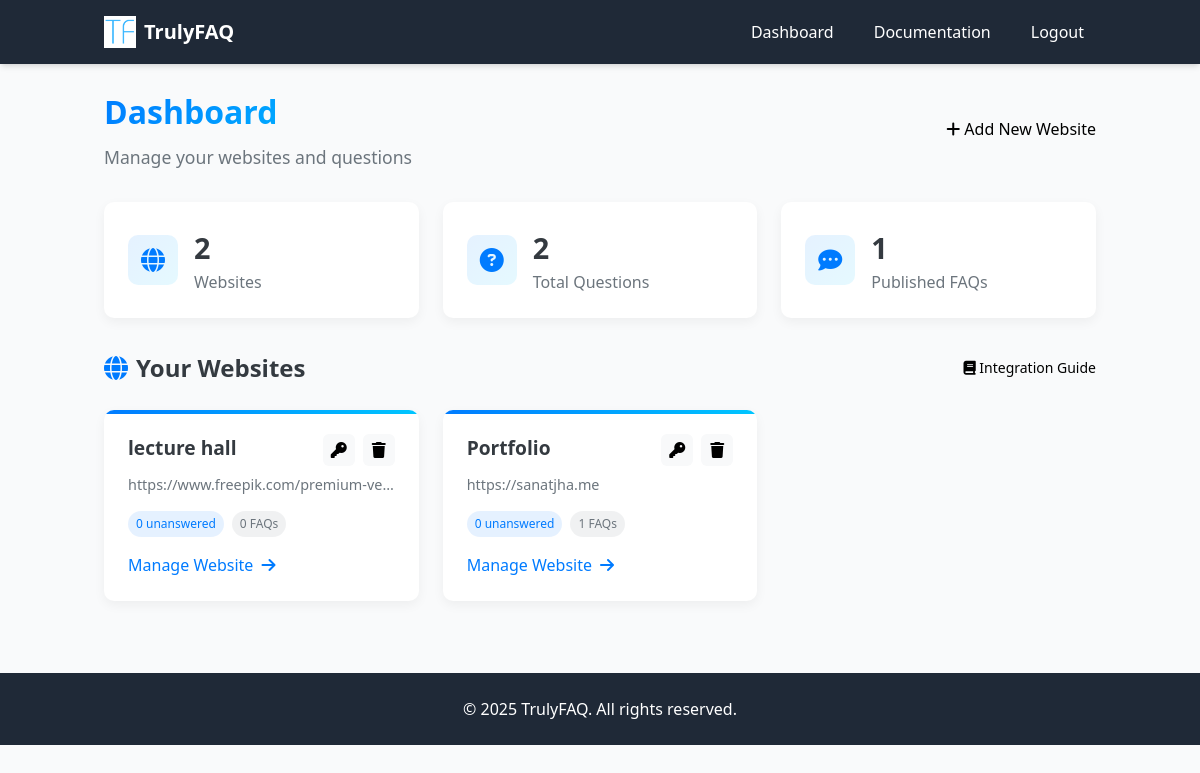
The page /accounts/dashboard/ (signed in) on the database its author committed.
### truelyfaq/accounts/models.py (models this page shows, shortened)
class Website(models.Model):
    owner = models.ForeignKey(User, on_delete=models.CASCADE, related_name='websites')
    name = models.CharField(max_length=255)
    url = models.URLField()
    api_key = models.CharField(max_length=64, unique=True, blank=True)
    created_at = models.DateTimeField(auto_now_add=True)
    updated_at = models.DateTimeField(auto_now=True)

### truelyfaq/accounts/views.py (the view)
# urls.py: path('dashboard/', views.dashboard, name='dashboard'),
@login_required
def dashboard(request):
    if request.method == 'POST':
        form = WebsiteForm(request.POST)
        if form.is_valid():
            website = form.save(commit=False)
            website.owner = request.user
            website.save()
            messages.success(request, f'Website "{website.name}" created successfully!')
            return redirect('dashboard')
        else:
            messages.error(request, 'There was an error creating your website. Please check the form.')
    else:
        form = WebsiteForm()
    websites = Website.objects.filter(owner=request.user)
    total_questions = Question.objects.filter(website__in=websites).count()
    total_faqs = FAQ.objects.filter(website__in=websites).count()
    for website in websites:
        website.unanswered_count = Question.objects.filter(
            website=website,
            is_answered=False
        ).count()
        website.faq_count = FAQ.objects.filter(website=website).count()
    context = {
        'websites': websites,
        'total_questions': total_questions,
        'total_faqs': total_faqs,
        'form': form,  # Include the form in the context
    }
    return render(request, 'accounts/dashboard.html', context)

### templates/accounts/dashboard.html (shortened to what this page needs)
{% extends 'base.html' %}
{% block content %}
<link rel="stylesheet" href="https://cdnjs.cloudflare.com/ajax/libs/font-awesome/6.7.2/css/all.min.css" />
<div class="dashboard-header">
    <div class="dashboard-title">
        <h1>Dashboard</h1>
        <p>Manage your websites and questions</p>
    </div>
    <div class="dashboard-actions">
        <button id="addWebsiteBtn" class="btn btn-primary">
            <i class="fas fa-plus"></i> Add New Website
        </button>
    </div>
</div>
<div class="dashboard-stats">
    <div class="stat-card">
        <div class="stat-icon">
            <i class="fas fa-globe"></i>
        </div>
        <div class="stat-content">
            <h3>{{ websites|length }}</h3>
            <p>Websites</p>
        </div>
    </div>
    <div class="stat-card">
        <div class="stat-icon">
            <i class="fas fa-question-circle"></i>
        </div>
        <div class="stat-content">
            <h3>{{ total_questions }}</h3>
            <p>Total Questions</p>
        </div>
    </div>
    <div class="stat-card">
        <div class="stat-icon">
            <i class="fas fa-comment-dots"></i>
        </div>
        <div class="stat-content">
            <h3>{{ total_faqs }}</h3>
            <p>Published FAQs</p>
        </div>
    </div>
</div>
<div class="dashboard-main">
    <div class="websites-container">
        <div class="section-header">
            <h2><i class="fas fa-globe"></i> Your Websites</h2>
            <a href="/documentation#api" class="text-sm">
                <i class="fas fa-book"></i> Integration Guide
            </a>
        </div>
        {% if websites %}
            <div class="websites-grid">
                {% for website in websites %}
                    <div class="website-card">
                        <div class="website-header">
                            <h3>{{ website.name }}</h3>
                            <div class="website-actions">
                                <button class="btn-icon" title="Copy API Key" onclick="copyApiKey('{{ website.api_key }}')">
                                    <i class="fas fa-key"></i>
                                </button>
                                <button class="btn-icon" title="Delete Website" onclick="confirmDelete('{{ website.id }}', '{{ website.name|escapejs }}')">
                                    <i class="fas fa-trash"></i>
                                </button>
                            </div>
                        </div>
                        <p class="website-url">{{ website.url }}</p>
                        <div class="website-stats">
                            <span class="badge badge-primary">
                                {{ website.unanswered_count }} unanswered
                            </span>
                            <span class="badge badge-secondary">
                                {{ website.faq_count|default:0 }} FAQs
                            </span>
                        </div>
                        <a href="{% url 'website_detail' website.id %}" class="website-link">
                            Manage Website <i class="fas fa-arrow-right"></i>
                        </a>
                    </div>
                {% endfor %}
            </div>
        {% endif %}
    </div>
</div>
{% endblock %}

### templates/accounts/dashboard.html (style rules this page uses)
.dashboard-header { display: flex; justify-content: space-between; align-items: center; margin-bottom: 2rem; }
.dashboard-title h1 { font-size: 2rem; font-weight: 700; margin-bottom: 0.5rem; background: linear-gradient(135deg, #007bff, #00c6ff); -webkit-background-clip: text; background-clip: text; color: transparent; }
.dashboard-title p { color: #6c757d; font-size: 1.1rem; }
.dashboard-actions { display: flex; gap: 1rem; }
.dashboard-stats { display: grid; grid-template-columns: repeat(auto-fit, minmax(200px, 1fr)); gap: 1.5rem; margin-bottom: 2rem; }
.stat-card { background: white; border-radius: 10px; box-shadow: 0 4px 12px rgba(0,0,0,0.05); padding: 1.5rem; display: flex; align-items: center; transition: transform 0.3s ease, box-shadow 0.3s ease; }
.stat-icon { width: 50px; height: 50px; border-radius: 10px; background: linear-gradient(135deg, rgba(0,123,255,0.1), rgba(0,198,255,0.1)); display: flex; align-items: center; justify-content: center; margin-right: 1rem; }
.stat-icon i { font-size: 1.5rem; color: #007bff; }
.stat-content h3 { font-size: 1.8rem; font-weight: 700; margin: 0; color: #343a40; }
.stat-content p { color: #6c757d; margin: 0; }
.dashboard-main { display: grid; gap: 2rem; }
.section-header { display: flex; justify-content: space-between; align-items: center; margin-bottom: 1.5rem; }
.section-header h2 { font-size: 1.5rem; font-weight: 600; color: #343a40; display: flex; align-items: center; }
.section-header h2 i { margin-right: 0.5rem; color: #007bff; }
.websites-grid { display: grid; grid-template-columns: repeat(auto-fill, minmax(300px, 1fr)); gap: 1.5rem; }
.website-card { background: white; border-radius: 10px; box-shadow: 0 4px 12px rgba(0,0,0,0.05); padding: 1.5rem; transition: transform 0.3s ease, box-shadow 0.3s ease; position: relative; overflow: hidden; }
.website-card::before { content: ''; position: absolute; top: 0; left: 0; width: 100%; height: 4px; background: linear-gradient(90deg, #007bff, #00c6ff); }
.website-header { display: flex; justify-content: space-between; align-items: flex-start; margin-bottom: 0.5rem; }
.website-header h3 { font-size: 1.2rem; font-weight: 600; margin: 0; color: #343a40; }
.website-actions { display: flex; gap: 0.5rem; }
.btn-icon { width: 32px; height: 32px; border-radius: 6px; background: #f8f9fa; border: none; display: flex; align-items: center; justify-content: center; cursor: pointer; transition: all 0.2s ease; }
.website-url { color: #6c757d; font-size: 0.9rem; margin-bottom: 1rem; white-space: nowrap; overflow: hidden; text-overflow: ellipsis; }
.website-stats { display: flex; gap: 0.5rem; margin-bottom: 1rem; }
.badge { font-size: 0.75rem; padding: 0.25rem 0.5rem; border-radius: 20px; font-weight: 500; }
.badge-primary { background: rgba(0,123,255,0.1); color: #007bff; }
.badge-secondary { background: rgba(108,117,125,0.1); color: #6c757d; }
.website-link { display: inline-flex; align-items: center; color: #007bff; text-decoration: none; font-weight: 500; transition: color 0.2s ease; }
.website-link i { margin-left: 0.5rem; transition: transform 0.2s ease; }

### rows shown on the page
Website: name "lecture hall", url "https://www.freepik.com/premium-ve…", unanswered_count "0", faq_count "0"
Website: name "Portfolio", url "https://sanatjha.me", unanswered_count "0", faq_count "1"

### other values the page prints
{{ websites|length }} "2"
{{ total_questions }} "2"
{{ total_faqs }} "1"
